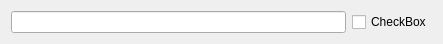
<?xml version="1.0" encoding="UTF-8"?>
<ui version="4.0">
 <class>artista_seleccion</class>
 <widget class="QWidget" name="artista_seleccion">
  <property name="geometry">
   <rect>
    <x>0</x>
    <y>0</y>
    <width>443</width>
    <height>40</height>
   </rect>
  </property>
  <property name="windowTitle">
   <string>Form</string>
  </property>
  <layout class="QHBoxLayout" name="horizontalLayout">
   <item>
    <widget class="QLineEdit" name="lineEdit"/>
   </item>
   <item>
    <widget class="QCheckBox" name="checkBox">
     <property name="text">
      <string>CheckBox</string>
     </property>
    </widget>
   </item>
  </layout>
 </widget>
 <resources/>
 <connections/>
</ui>
